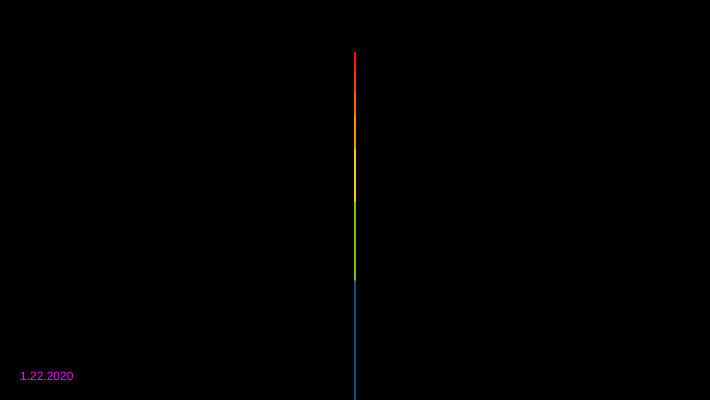
Frame 1 (no input)
Frame 60 (no input): identical to frame 1, image omitted
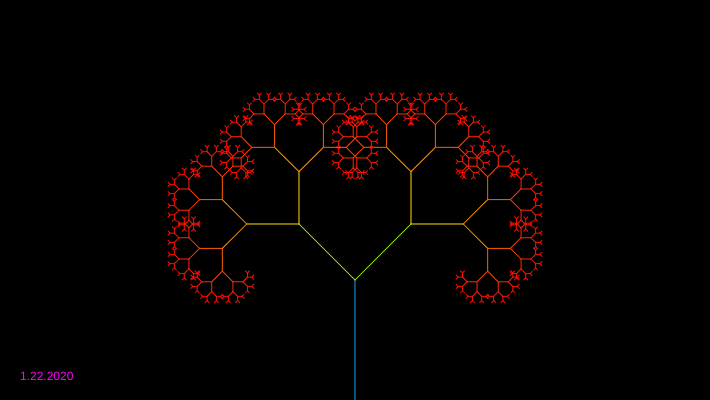
Frame 120 (the mouse pressed at the canvas centre since frame 60)

The p5.js sketch that drew these frames (run headless with seeded random() and noise() and a simulated clock; from frame 60 on, the mouse is pressed at the canvas centre):

// p5.js sketch
// ── sketch.js
let theta;

function setup() {
  createCanvas(710, 400);
  colorMode(HSB);
}

function draw() {
  background(0);
  noStroke();
  fill(300, 255, 255);
  text("1.22.2020", 20, height - 20);
  frameRate(30);
  stroke(255);
  // Let's pick an angle 0 to 90 degrees based on the mouse position
  let a = (mouseX / width) * 90;
  // Convert it to radians
  theta = radians(a);
  // Start the tree from the bottom of the screen
  translate(width/2,height);
  // Draw a line 120 pixels
  stroke(200, 250, 250);
  line(0,0,0,-120);
  // Move to the end of that line
  translate(0,-120);
  // Start the recursive branching!
  branch(120);

}

function branch(h) {
  // Each branch will be 2/3rds the size of the previous one
  h *= 0.66;

  // All recursive functions must have an exit condition!!!!
  // Here, ours is when the length of the branch is 2 pixels or less
  if (h > 2) {
    push();    // Save the current state of transformation (i.e. where are we now)
    rotate(theta);   // Rotate by theta
    stroke(h, 250, 250);
    line(0, 0, 0, -h);  // Draw the branch
    translate(0, -h); // Move to the end of the branch
    branch(h);       // Ok, now call myself to draw two new branches!!
    pop();     // Whenever we get back here, we "pop" in order to restore the previous matrix state

    // Repeat the same thing, only branch off to the "left" this time!
    push();
    stroke(h, 250, 250);
    rotate(-theta);
    line(0, 0, 0, -h);
    translate(0, -h);
    branch(h);
    pop();
  }
}
